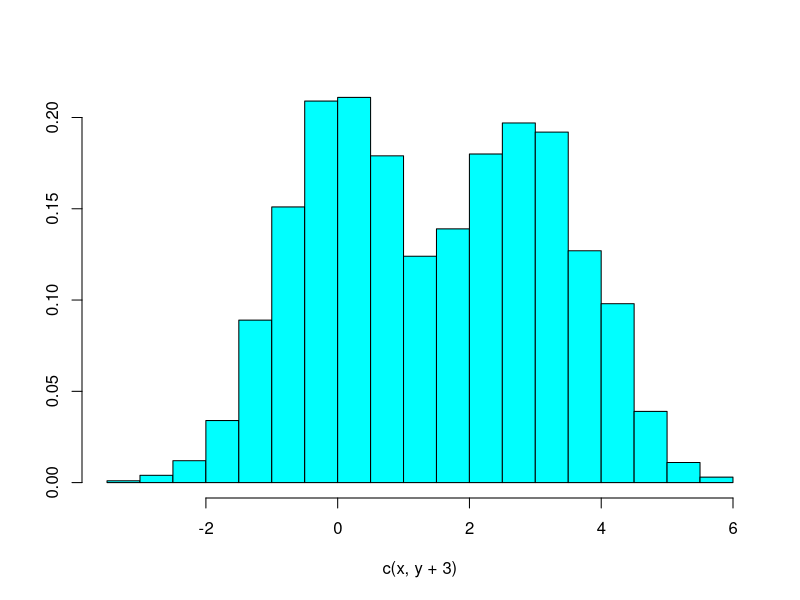
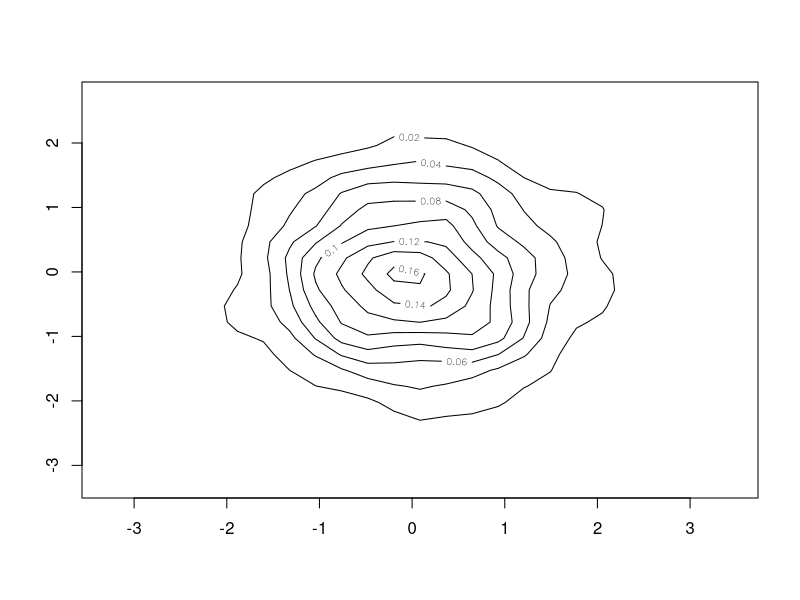

Here is the R script that generated these plots, in order:
library(MASS)
library(lattice)

getOption("device")

x <- rnorm(1000)
y <- rnorm(1000)

truehist(c(x, y+3), nbins=25)
lol <- readline()
contour(dd <- kde2d(x,y))
